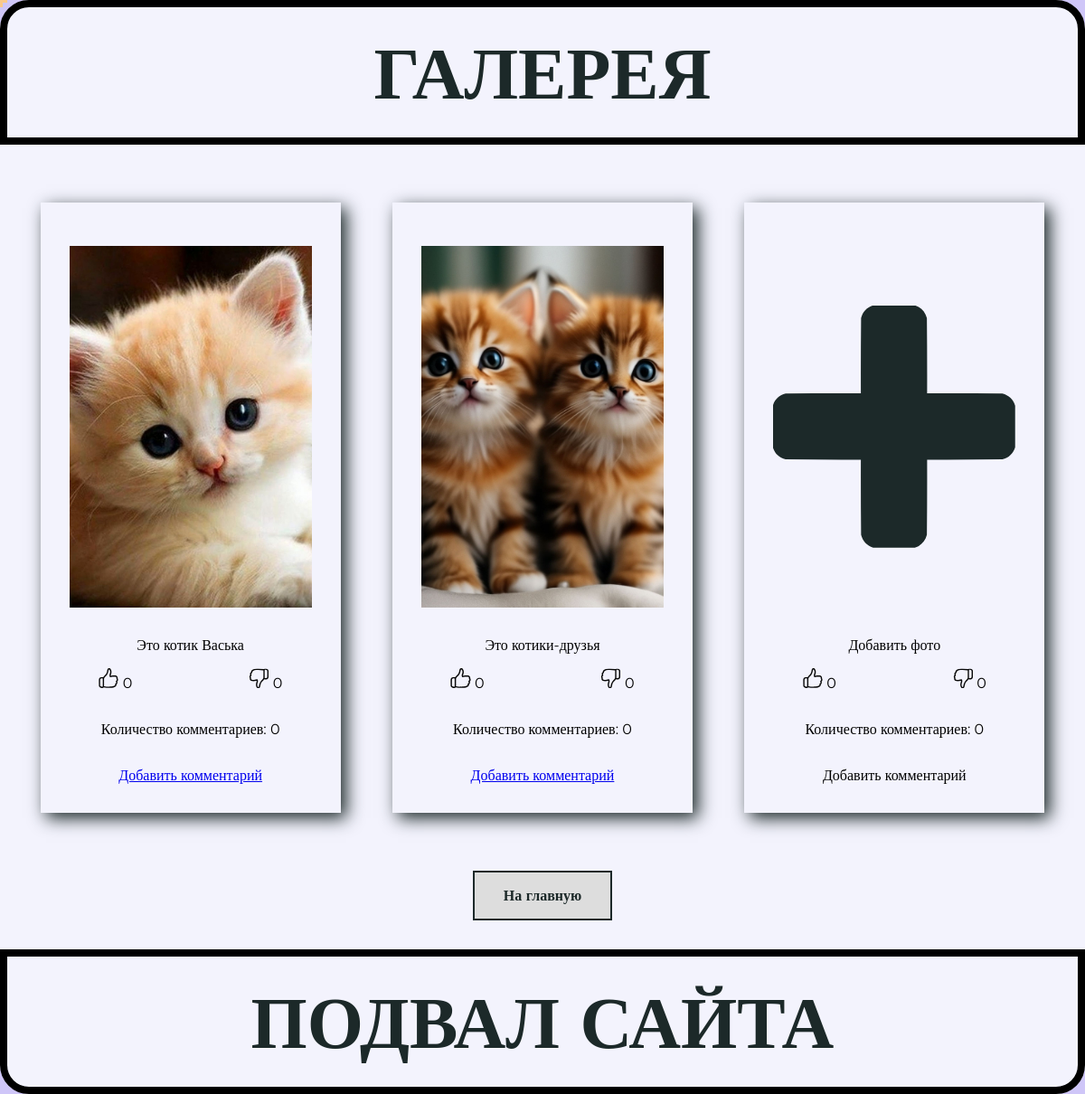
/galary/index.php?route=cat&category=Котики, run on the app's committed database.
### tables this page shows
CREATE TABLE `img` (
  `id` int NOT NULL,
  `img_num` int NOT NULL,
  `img_desc` tinytext NOT NULL,
  `link` tinytext NOT NULL,
  `like` int UNSIGNED NOT NULL,
  `dislike` int UNSIGNED NOT NULL
);

### galary/index.php (called while the page is built, shortened)
<?php
$base_path = __DIR__ . '/';
require_once $base_path . 'router.php';

### galary/cat.php (the view, shortened to what this page needs)
<?php require_once $base_path . '/__header.php'; ?>
<div class="photo_albom">
<?php global $ctt;
$connection = new PDO('mysql:host=localhost;dbname=galary_bd;charset=utf8',\Settings\USER_NAME,\Settings\PASSWORD);
$res = $connection->query("SELECT id FROM category WHERE category = '$ctt';");
foreach ($res as $result){
$ident = $result['id'];
}
$res = $connection->query("SELECT * FROM img WHERE id = '$ident';");
foreach ($res as $result){
    $img_number = $result["img_num"];
    ?>
    <div class="photo_item" id="<?php echo $img_number ?>">
    <a href="<?php echo $result['link'] ?>"><img src="<?php echo $result['link'] ?>" ></a>
    <span class="description_image"><?php echo $result['img_desc'] ?></span>
    <div class="like_dislike">
    <div class="like"><a href=""><img class="like_img" src="img/like.svg"></a>
    <span class="span_like"><?php echo $result['like'] ?></span>
    </div>
    <div class="dislike"><a href=""><img class="dis_like_img" src="img/like.svg"></a>
    <span class="span_dislike"><?php echo $result['dislike'] ?></span>
    </div>
    </div>
    <div>
        Количество комментариев:
        <?php
        $result_count = $connection->query("SELECT COUNT(*) AS comment_count FROM comment WHERE img_num = '$img_number';");
        foreach ($result_count as $r_s){
            echo $r_s['comment_count'];
        }
        ?>
    </div>
    <div>
        <a href="/?route=add_comment&category=<?php echo $ctt ?>&img_id=<?php echo $img_number ?>">Добавить комментарий</a>
    </div>
    </div>
    <?php } ?>
    <div class="photo_item">
    <a href="/?route=img_add&category=<?php echo $ctt ?>"><img style="object-fit:contain;" src="img/plus.svg"></a>
    <span class="description_image">Добавить фото</span>
    <div class="like_dislike">
    <div class="like"><a href=""><img class="like_img" src="img/like.svg"></a>
    0
    </div>
    <div class="dislike"><a href=""><img class="dis_like_img" src="img/like.svg"></a>
    0
    </div>
    </div>
    <div>
        Количество комментариев: 0
    </div>
    <div>
        Добавить комментарий
    </div>
</div>
    </div>
    <a class="back_btn" href='/'>На главную</a>
<?php require_once $base_path . '/__footer.php'; ?>

### galary/style.css (style rules this page uses)
:root { box-sizing: border-box; }
body,html { width: 100%; height: 100%; background: repeating-linear-gradient(to right, transparent 0, transparent 8px, var(--main_color) 8px, var(--main_color) 122px, transparent 122px, transparent 127px), repeating-linear-gradient(180deg, transparent 0, transparent 8px, var(--main_color) 8px, var(--main_color) 122px, transparent 122px, transparent 127px), repeating-linear-gradient(180deg, rgb(249, 201, 139), rgb(249, 201, 139) 3px, transparent 3px, transparent 127px), repeating-linear-gradient(to right, rgb(249, 201, 139), rgb(249, 201, 139) 3px, var(--main_color) 3px, var(--main_color) 127px); margin: 0; padding: 0; }
.photo_albom { width: 100%; display: flex; flex-wrap: wrap; justify-content: space-around; align-items: center; margin: 3rem auto; }
.photo_item { max-width: 400px; min-height: 550px; margin: 1rem; display: flex; justify-content: space-around; padding: 1rem 0; flex-direction: column; box-shadow: 6px 6px 18px rgb(28, 41, 41); }
.photo_item >a { display: block; max-width: 300px; margin: 1rem; padding: 1rem; }
.photo_item >a >img { display: block; width: 100%; height: 400px; object-fit: cover; }
.photo_item >div { margin: 1rem auto; }
.back_btn { padding: 1rem 2rem; background-color: #dddddd; color: rgb(28, 41, 41); text-decoration: none; font-weight: 700; border: 2px solid rgb(28, 41, 41); margin-bottom: 2rem; }
.like_dislike { width: 100%; display: flex; flex-wrap: wrap; }
.like_img, .dis_like_img { width: 1.4rem; }
.dis_like_img { transform: rotate(180deg); }

### data on the page
img: link (picture), img_desc "Это котик Васька", like "0", dislike "0", comment_count "0"
img: link (picture), img_desc "Это котики-друзья", like "0", dislike "0", comment_count "0"
